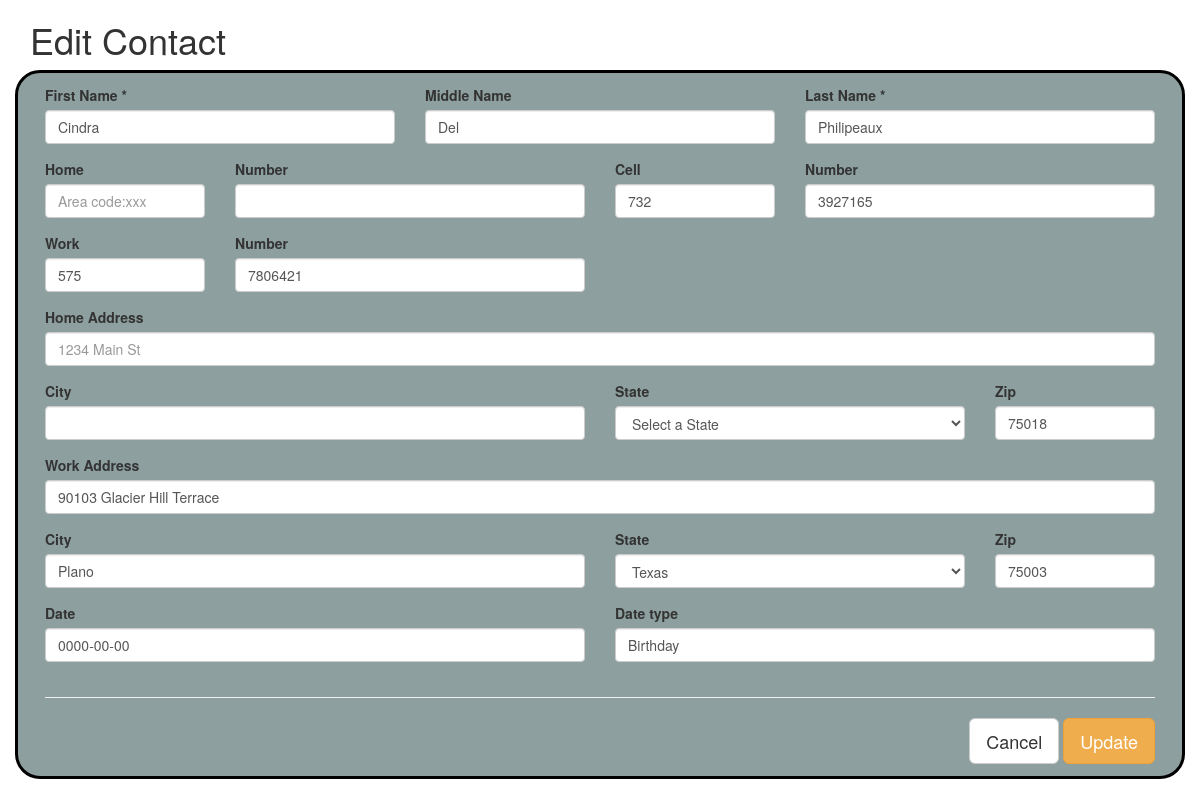
The app's page /SOURCE_CODE/edit.php?id=1 with its own data.
### tables this page shows
CREATE TABLE `contact` (
  `Contact_id` int(11) NOT NULL,
  `Fname` varchar(15) NOT NULL,
  `Mname` varchar(15) DEFAULT NULL,
  `Lname` varchar(15) NOT NULL
);

CREATE TABLE `phone` (
  `Phone_id` int(11) NOT NULL,
  `Contact_id` int(11) NOT NULL,
  `Phone_type` char(4) DEFAULT NULL,
  `Area_code` int(3) DEFAULT NULL,
  `Number` int(7) DEFAULT NULL
);

CREATE TABLE `address` (
  `Address_id` int(11) NOT NULL,
  `Contact_id` int(11) NOT NULL,
  `Address_type` char(4) DEFAULT NULL,
  `Address` varchar(50) DEFAULT NULL,
  `City` varchar(15) DEFAULT NULL,
  `State` varchar(15) DEFAULT NULL,
  `ZIP` char(5) DEFAULT NULL
);

CREATE TABLE `date` (
  `Date_id` int(11) NOT NULL,
  `Contact_id` int(11) DEFAULT NULL,
  `Date_type` varchar(15) DEFAULT NULL,
  `Date` date DEFAULT NULL
);

### SOURCE_CODE/edit.php (the view, shortened to what this page needs)
<?php
$contactID = $_GET['id'];
include('includes/connection.php');
include('includes/header.php');
$states = array("Alaska",
                  "Alabama",
                  "Arkansas",
                  "American Samoa",
                  "Arizona",
                  "California",
                  "Colorado",
                  "Connecticut",
                  "District of Columbia",
                  "Delaware",
                  "Florida",
                  "Georgia",
                  "Guam",
                  "Hawaii",
                  "Iowa",
                  "Idaho",
                  "Illinois",
                  "Indiana",
                  "Kansas",
                  "Kentucky",
                  "Louisiana",
                  "Massachusetts",
                  "Maryland",
                  "Maine",
                  "Michigan",
                  "Minnesota",
                  "Missouri",
                  "Mississippi",
                  "Montana",
                  "North Carolina",
                  " North Dakota",
                  "Nebraska",
                  "New Hampshire",
                  "New Jersey",
                  "New Mexico",
                  "Nevada",
                  "New York",
                  "Ohio",
                  "Oklahoma",
                  "Oregon",
                  "Pennsylvania",
                  "Puerto Rico",
                  "Rhode Island",
                  "South Carolina",
                  "South Dakota",
                  "Tennessee",
                  "Texas",
                  "Utah",
                  "Virginia",
                  "Virgin Islands",
                  "Vermont",
                  "Washington",
                  "Wisconsin",
                  "West Virginia",
                  "Wyoming");
$query = "SELECT * FROM CONTACT WHERE Contact_id='$contactID'";
$result = mysqli_query( $conn, $query );
if( mysqli_num_rows($result) > 0 ) {
    while( $row = mysqli_fetch_assoc($result) ) {
        $firstName     = $row['Fname'];
        $middleName    = $row['Mname'];
        $lastName    = $row['Lname'];
    }
} else {
    $alertMessage = "<div class='alert alert-warning'>Nothing to see here. <a href='index.php'>Head back</a>.</div>";
}
$query1 = "SELECT * FROM ADDRESS WHERE Contact_id='$contactID' AND Address_type='home'";
$result1 = mysqli_query( $conn, $query1 );
if( mysqli_num_rows($result1) > 0 ) {
    while( $row = mysqli_fetch_assoc($result1) ) {
        $homeAddress     = $row['Address'];
        $homeCity    = $row['City'];
        $homeState    = $row['State'];
        $homeZip     = $row['ZIP'];
    }
} else {
    $alertMessage = "<div class='alert alert-warning'>Nothing to see here. <a href='index.php'>Head back</a>.</div>";
}
$query2 = "SELECT * FROM ADDRESS WHERE Contact_id='$contactID' AND Address_type='work'";
$result2 = mysqli_query( $conn, $query2 );
if( mysqli_num_rows($result2) > 0 ) {
    while( $row = mysqli_fetch_assoc($result2) ) {
        $workAddress     = $row['Address'];
        $workCity    = $row['City'];
        $workState    = $row['State'];
        $workZip     = $row['ZIP'];
    }
} else {
    $alertMessage = "<div class='alert alert-warning'>Nothing to see here. <a href='index.php'>Head back</a>.</div>";
}
$query4 = "SELECT * FROM PHONE WHERE Contact_id='$contactID' AND Phone_type='cell'";
$result4 = mysqli_query( $conn, $query4 );
if( mysqli_num_rows($result4) > 0 ) {
    while( $row = mysqli_fetch_assoc($result4) ) {
        $cellPhone     = $row['Area_code'];
        $cellPhoneNumber    = $row['Number'];
    }
} else {
    $alertMessage = "<div class='alert alert-warning'>Nothing to see here. <a href='index.php'>Head back</a>.</div>";
}
$query5 = "SELECT * FROM PHONE WHERE Contact_id='$contactID' AND Phone_type='work'";
$result5 = mysqli_query( $conn, $query5 );
if( mysqli_num_rows($result5) > 0 ) {
    while( $row = mysqli_fetch_assoc($result5) ) {
        $workPhone     = $row['Area_code'];
        $workPhoneNumber    = $row['Number'];
    }
} else {
    $alertMessage = "<div class='alert alert-warning'>Nothing to see here. <a href='index.php'>Head back</a>.</div>";
}
$query6 = "SELECT * FROM DATE WHERE Contact_id='$contactID'";
$result6 = mysqli_query( $conn, $query6 );
if( mysqli_num_rows($result6) > 0 ) {
    while( $row = mysqli_fetch_assoc($result6) ) {
        $date     = $row['Date'];
        $dateType   = $row['Date_type'];
    }
} else {
    $alertMessage = "<div class='alert alert-warning'>Nothing to see here. <a href='index.php'>Head back</a>.</div>";
}
?>
<h1>Edit Contact</h1>
<form style="border:3px solid black; padding: 12px; border-radius:25px; background: #8da09f;" action="<?php echo htmlspecialchars( $_SERVER['PHP_SELF'] ); ?>?id=<?php echo $contactID; ?>" method="post" class="row">
 <div class="form-group col-md-4">
      <label for="firstName">First Name *</label>
      <input type="text" class="form-control" id="firstName" name="firstName" maxlength="15" value="<?php echo $firstName; ?>">
    </div>
    <div class="form-group col-md-4">
      <label for="inputPassword4">Middle Name</label>
      <input type="text" class="form-control" id="middleName" name="middleName" maxlength="15" value=<?php echo($middleName);?>>
    </div>
    <div class="form-group col-md-4">
      <label for="inputPassword4">Last Name *</label>
      <input type="text" class="form-control" id="lastName" name="lastName" maxlength="15" value="<?php echo($lastName);?>">
    </div>
     <div class="form-group col-md-2">
      <label for="inputEmail4">Home</label>
      <input type="text" class="form-control" id="homePhone" name="homePhone" placeholder="Area code:xxx" name="homePhone" value="<?php echo($homePhone); ?>">
    </div>
    <div class="form-group col-md-4">
	     <label for="inputEmail4">Number</label>
      <input type="text" class="form-control" id="homePhoneNumber" name="homePhoneNumber" value="<?php echo $homePhoneNumber;?>">
    </div>
    <div class="form-group col-md-2">
      <label for="inputPassword4">Cell</label>
      <input type="text" class="form-control" id="cellPhone" placeholder="Area code:xxx" name="cellPhone" value="<?php echo $cellPhone;?>">
    </div>
	<div class="form-group col-md-4">
		<label for="inputPassword4">Number</label>
      <input type="text" class="form-control" id="cellPhoneNumber" name="cellPhoneNumber" value="<?php echo $cellPhoneNumber;?>">
    </div>
    <div class="form-group col-md-2">
      <label for="inputPassword4">Work</label>
      <input type="text" class="form-control" id="workPhone" placeholder="Area code:xxx" name="workPhone" value="<?php echo $workPhone;?>">
    </div>
	<div class="form-group col-md-4">
		<label for="inputPassword4">Number</label>
      <input type="text" class="form-control" id="workPhoneNumber" name="workPhoneNumber" value="<?php echo $workPhoneNumber;?>">
    </div>
  <div class="form-group col-md-12">
    <label for="inputAddress">Home Address</label>
    <input type="text" class="form-control" id="homeAddress" placeholder="1234 Main St" name="homeAddress" value="<?php echo($homeAddress);?>">
  </div>
    <div class="form-group col-md-6">
      <label for="inputCity">City</label>
      <input type="text" class="form-control" id="homeCity" name="homeCity" value="<?php echo($homeCity);?>">
    </div>
    <div class="form-group col-md-4">
      <label for="inputState">State</label>
<select name="homeState" id="homeState" class="form-control" name="homeState">
  <option value="" selected="selected">Select a State</option>
    <?php foreach($states as $state){
	    if($homeState==$state){
		    $selected="selected";
	    }else{
		    $selected="";
	    }
  }?>
</select>
</div>
    <div class="form-group col-md-2">
      <label for="inputZip">Zip</label>
      <input type="text" class="form-control" id="homeZip" name="homeZip" value="<?php echo($homeZip);?>">
    </div>
  <div class="form-group col-md-12">
    <label for="inputAddress2">Work Address</label>
    <input type="text" class="form-control" id="workAddress" placeholder="1234 Main St" name="workAddress" value="<?php echo($workAddress);?>">
  </div>
     <div class="form-group col-md-6">
      <label for="inputCity">City</label>
      <input type="text" class="form-control" id="workCity" name="workCity" value="<?php echo($workCity);?>">
    </div>
    <div class="form-group col-md-4">
      <label for="inputState">State</label>
<select name="workState" id="workState" class="form-control" name="workState">
    <?php foreach($states as $state){
	    if($workState==$state){
		    $selected="selected";
	    }else{
		    $selected="";
	    }
	  echo "<option value='".$state."' ".$selected.">".$state."</option>";
  }?>
 </select>
    </div>
    <div class="form-group col-md-2">
      <label for="inputZip">Zip</label>
      <input type="text" class="form-control" id="workZip" name="workZip" value="<?php echo($workZip);?>">
    </div>
  <div class="form-group col-md-6">
      <label for="inputdate">Date</label>
      <input type="text" class="form-control" id="date" name="date"  value="<?php echo($date);?>">
    </div>
      <div class="form-group col-md-6">
      <label for="inputZip">Date type</label>
      <input type="text" class="form-control" id="date_type" name="date_type" value="<?php echo($dateType);?>">
    </div>
    <div class="col-sm-12">
        <hr>
        <div class="pull-right">
            <a href="index.php" type="button" class="btn btn-lg btn-default">Cancel</a>
            <button type="submit" class="btn btn-lg btn-warning" name="update">Update</button>
        </div>
    </div>
</form>

### SOURCE_CODE/includes/header.php (shortened to what this page needs)
<!DOCTYPE html>
<html>
    <head>
             <link rel="stylesheet" href="https://maxcdn.bootstrapcdn.com/bootstrap/3.3.5/css/bootstrap.min.css">
    </head>
    <div class="container" background: #088A85>

### records on screen
contact: firstName "Cindra", middleName "Del", lastName "Philipeaux"
phone: cellPhone "732", cellPhoneNumber "3927165"
phone: workPhone "575", workPhoneNumber "7806421"
address: homeZip "75018"
address: workAddress "90103 Glacier Hill Terrace", workCity "Plano", workZip "75003"
date: date "0000-00-00", date_type "Birthday"

### other values on screen
form field workState "Texas"
